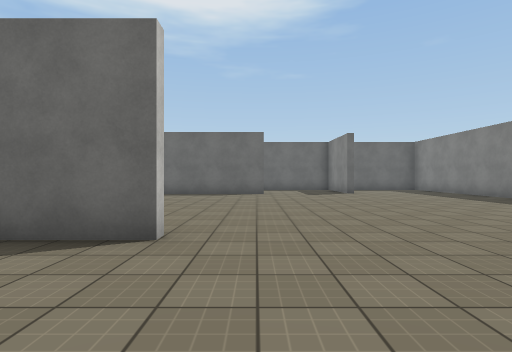
[1] (above)

24 first-person views from a walk through a Unity game level. The camera is 1.3 m above the floor, looks level and sees 80° across. The floor is counted in squares, 2 m on a side. Each view is taken from the middle of a square. On the plan, view 1 faces up. The plan holds only what a view shows up to about 10 squares ahead; the rest is blank. The place goes on beyond the plan. The player character is not drawn. Surface patterns are stand-ins for the level's own textures.

[2]
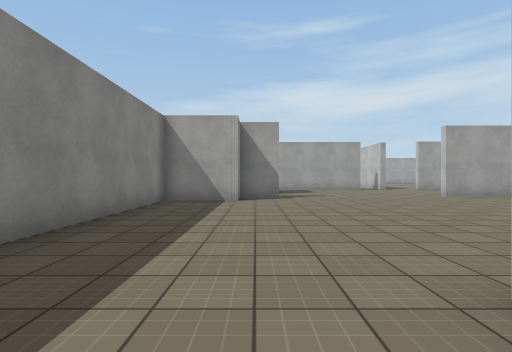

[3]
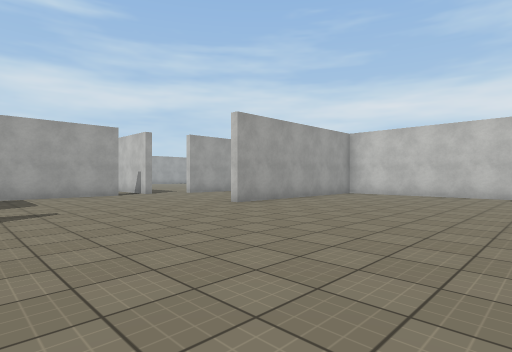

[4]
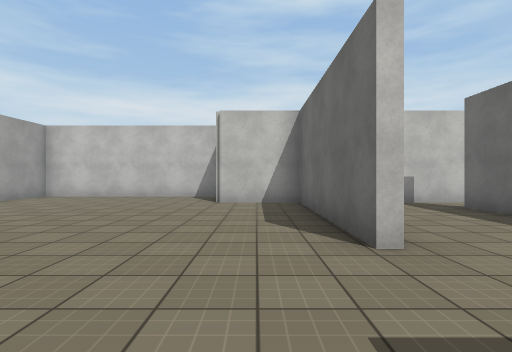

[5]
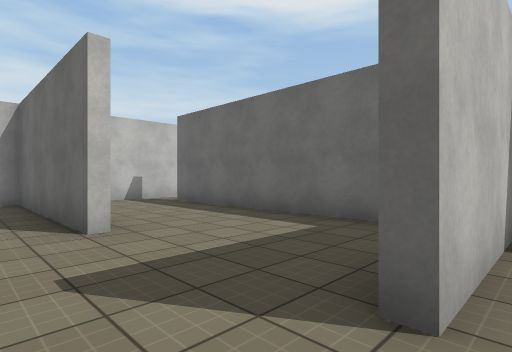

[6]
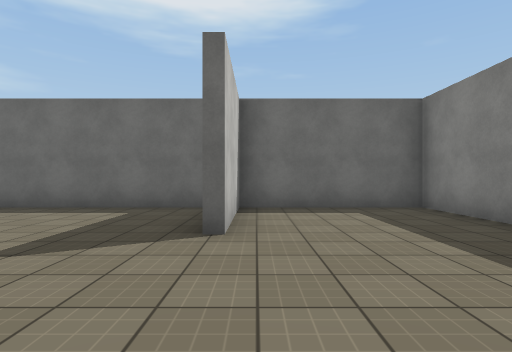

[7]
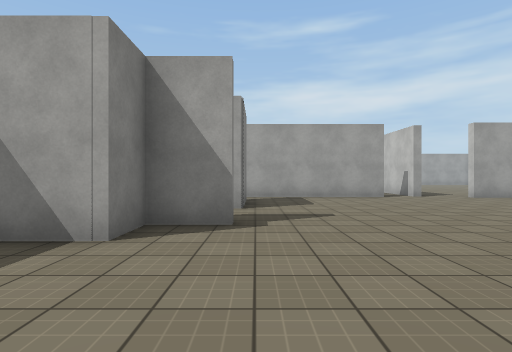

[8]
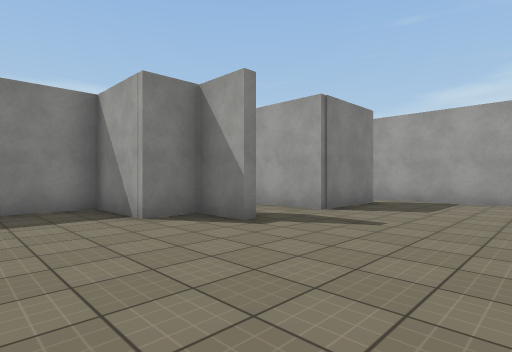

[9]
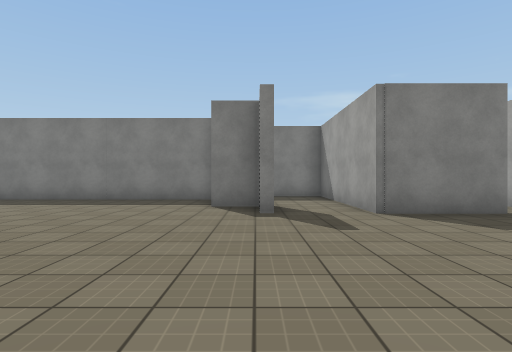

[10]
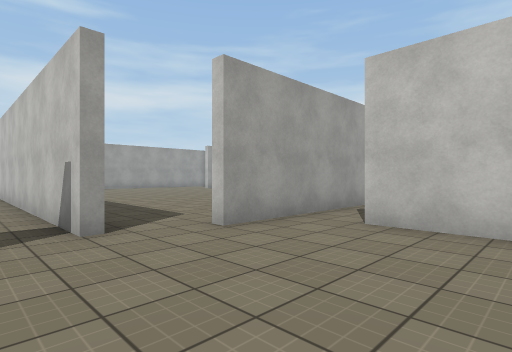

[11]
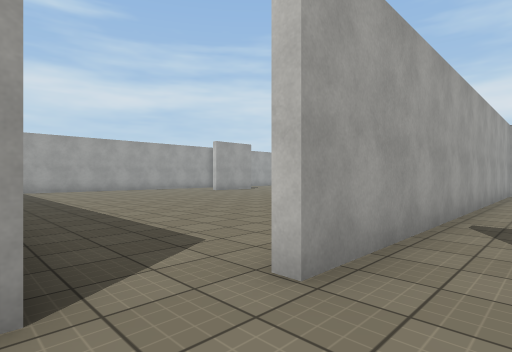

[12]
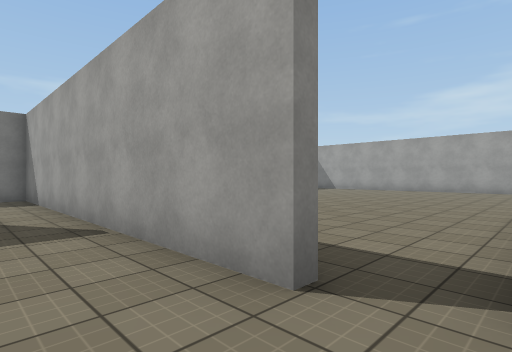

[13]
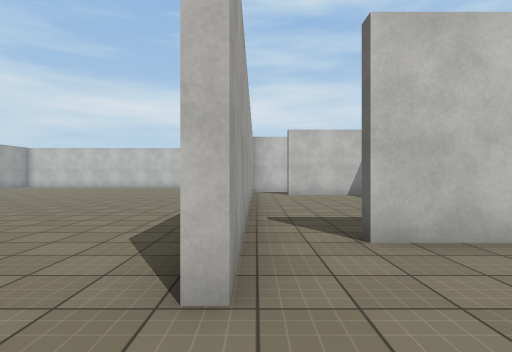

[14]
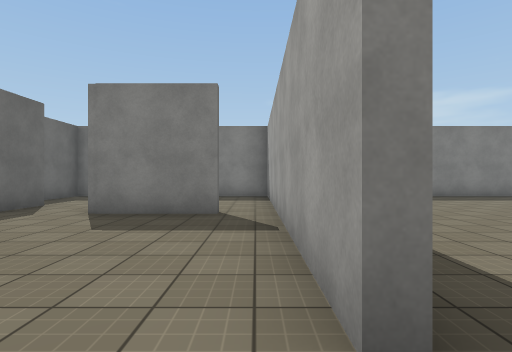

[15]
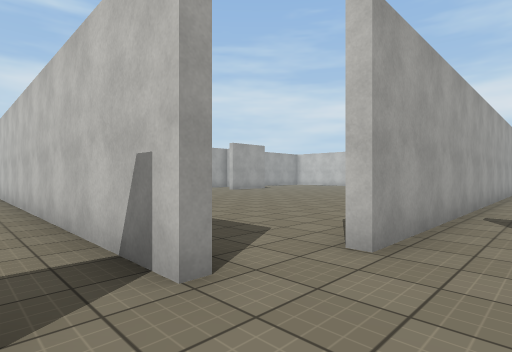

[16]
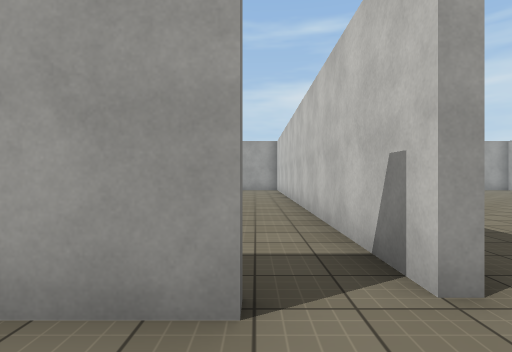

[17]
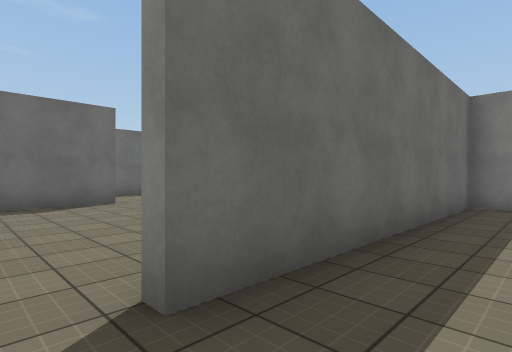

[18]
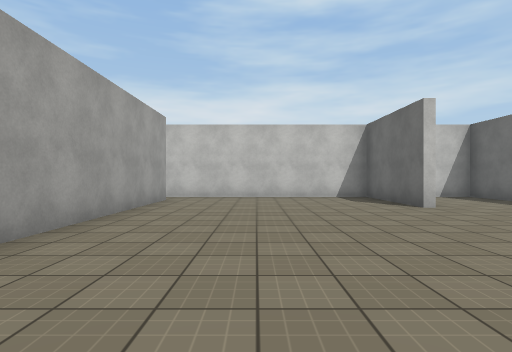

[19]
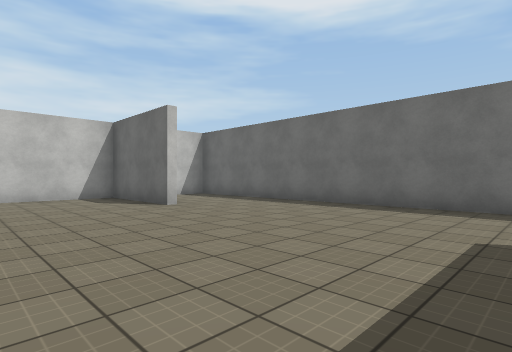

[20]
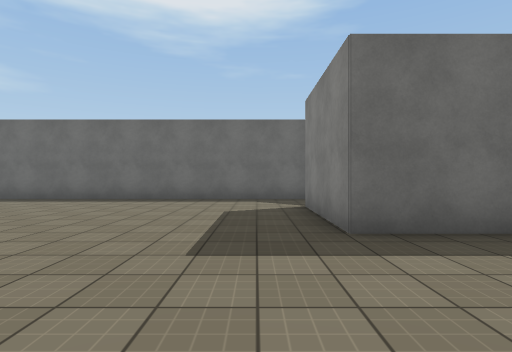

[21]
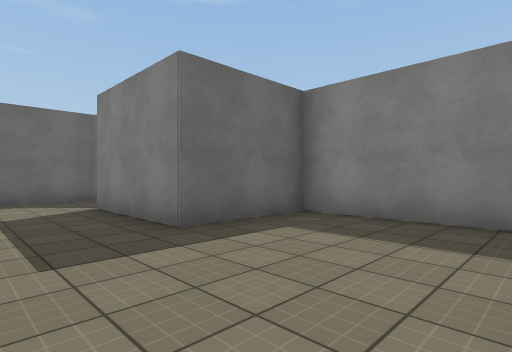

[22]
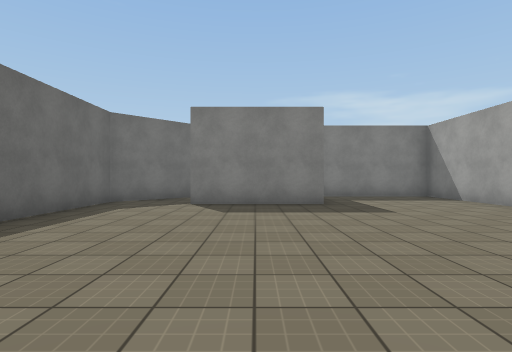

[23]
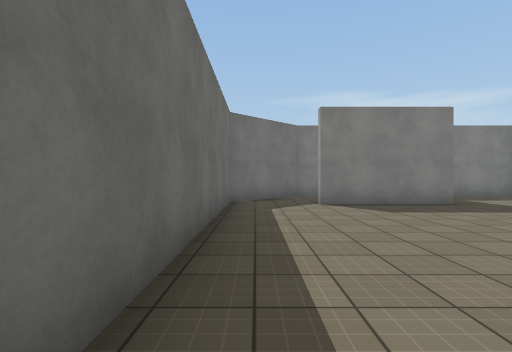

[24]
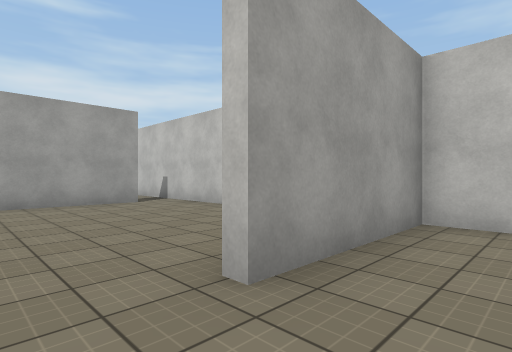

### Floor plan
Points are (right, up) in squares from view 1. A wall is a line through its corners. A room is listed if a view was taken in it or the views show most of it. See-through windows are left out.
Room 1 (views 1, 2, 3, 4, 5, 6, 7, 8, 9, 10, 11, 12, 13, 14, 15, 16, 17)
walls: (0.4, 11.1) (-4.5, 11.1) (-4.5, 9); (-1, 3.1) (-2.6, 3.1); (4.2, 3.9) (5.5, 3.9) (5.5, 5) (7.4, 5) (7.4, 14.3) (3.7, 14.3) (3.7, 11.4); (5.8, 3.7) (4.5, 3.7); (-4, 1.8) (-4, 0); (3.4, 14.3) (-3.4, 14.3); (-6.7, 8.8) (-6.7, 3.3) (-1, 3.3); (4.3, -0.4) (4.3, 1.9) (5.5, 1.9); (0, -1.4) (4.5, -1.4); (-4.5, 14.4) (-4.5, 12.2); (-13.2, -1.1) (-2.5, -1.1)
ways out: opening at (-4, 14) to room 2; opening at (4, -1) to room 3; opening at (5, 3) to room 4; opening at (-2, -2); gap at (0, -2)
Room 2 (views 18, 19, 20, 21, 22, 23, 24)
walls: (-1.2, 20.4) (-4.5, 20.4) (-4.5, 14.4); (-3.4, 14.6) (2.1, 14.6); (5.5, 14.6) (8.7, 14.6) (8.7, 18.4) (6.1, 18.4) (6.1, 21.6); (6.6, 23.6) (-4.5, 23.6) (-4.5, 20.7) (-1.2, 20.7)
ways out: opening at (-4, 14) to room 1; opening at (6, 22.5)
Room 3 (no view inside)
walls: (4.5, -1.4) (8.7, -1.4) (8.7, 0.2)
ways out: opening at (4, -1) to room 1
Room 4 (no view inside)
walls: (5.5, 1.9) (8.7, 1.9) (8.7, 4.7) (7.2, 4.7)
ways out: opening at (5, 3) to room 1

Where each view was taken, in squares from view 1:
view 1: 0 up, 0 right, facing up
view 2: 13 up, 5 right, facing down
view 3: 9 up, 4 right, facing down-left
view 4: 10 up, 3 right, facing left
view 5: 10 up, 4 right, facing up-left
view 6: 8 up, 4 right, facing up
view 7: 8 up, 4 right, facing down
view 8: 7 up, 1 right, facing down-right
view 9: 4 up, 1 left, facing right
view 10: 2 up, 0 right, facing down-left
view 11: 0 up, 1 left, facing down-left
view 12: 0 up, 1 left, facing down-right
view 13: 1 down, 1 left, facing left
view 14: 1 down, 1 left, facing right
view 15: 0 up, 0 right, facing down-left
view 16: 0 up, 0 right, facing down
view 17: 13 up, 4 left, facing up-right
view 18: 17 up, 5 right, facing left
view 19: 17 up, 5 right, facing up-left
view 20: 15 up, 5 right, facing up
view 21: 15 up, 4 right, facing up-right
view 22: 20 up, 1 left, facing right
view 23: 23 up, 1 left, facing right
view 24: 22 up, 0 right, facing down-left
